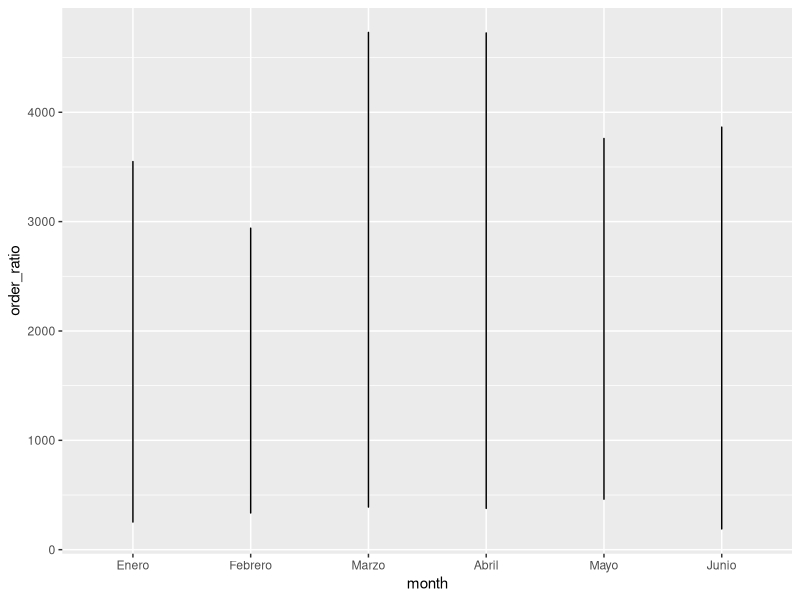
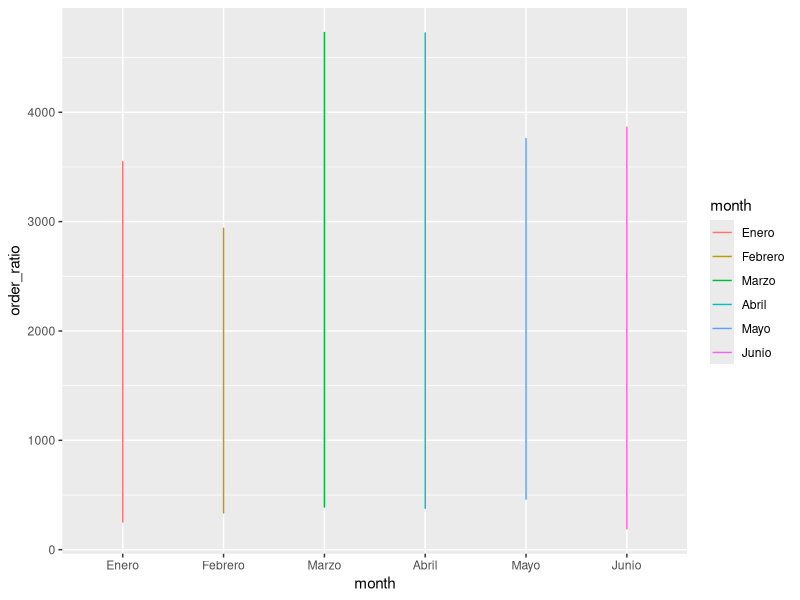
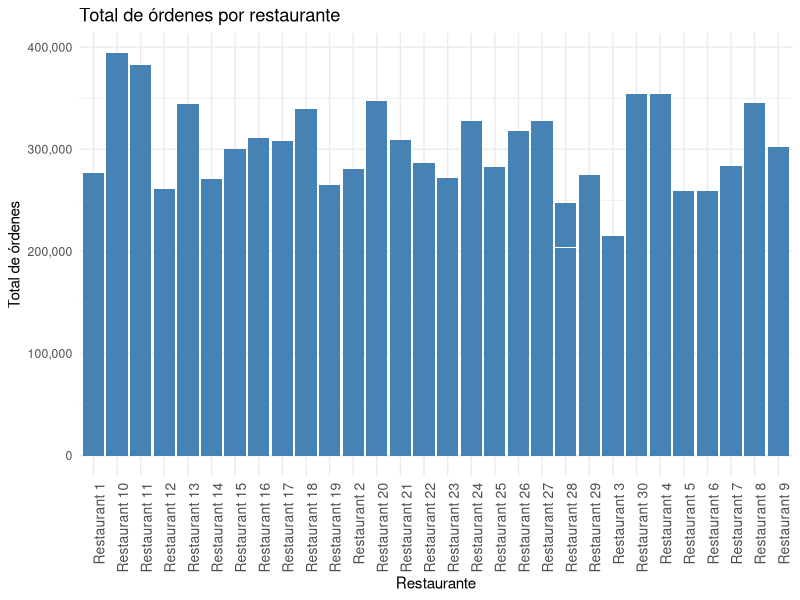
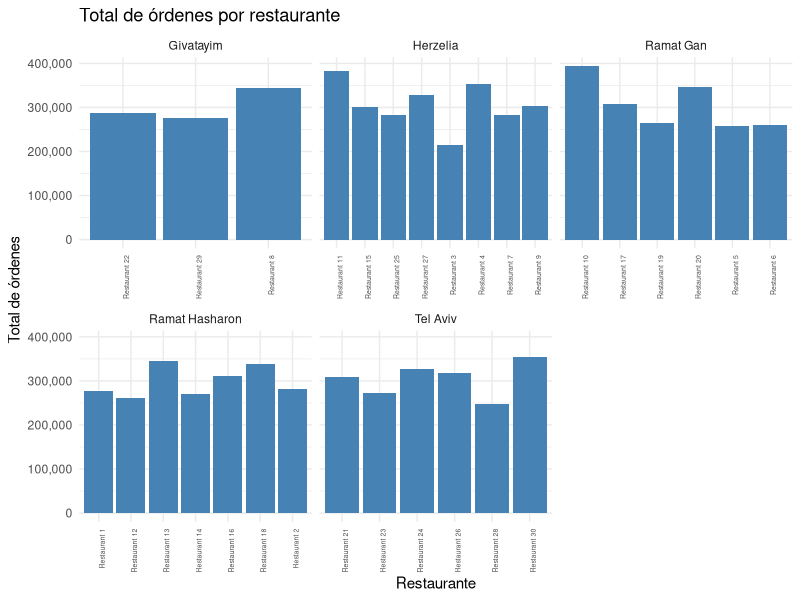
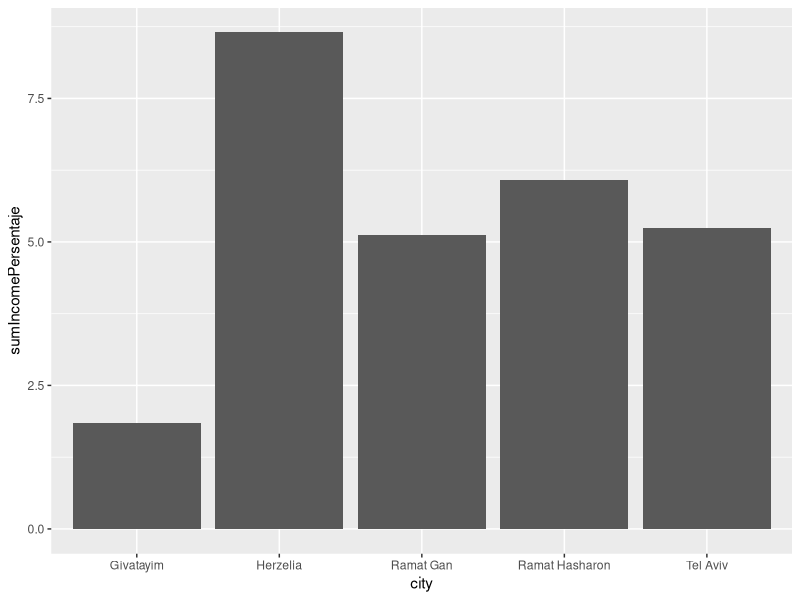
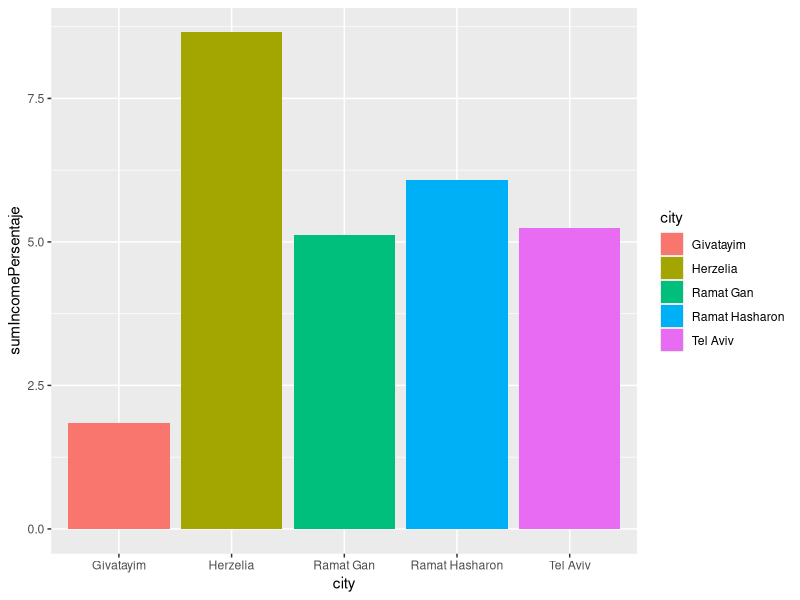
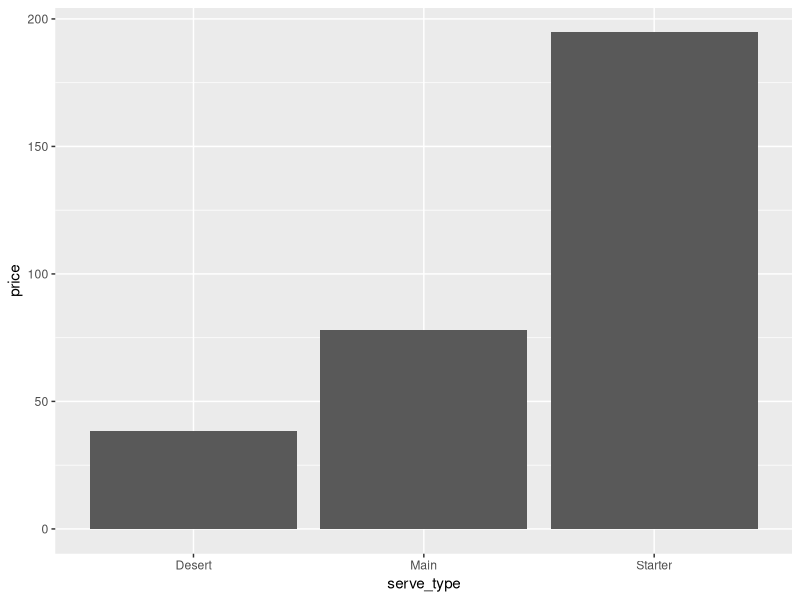
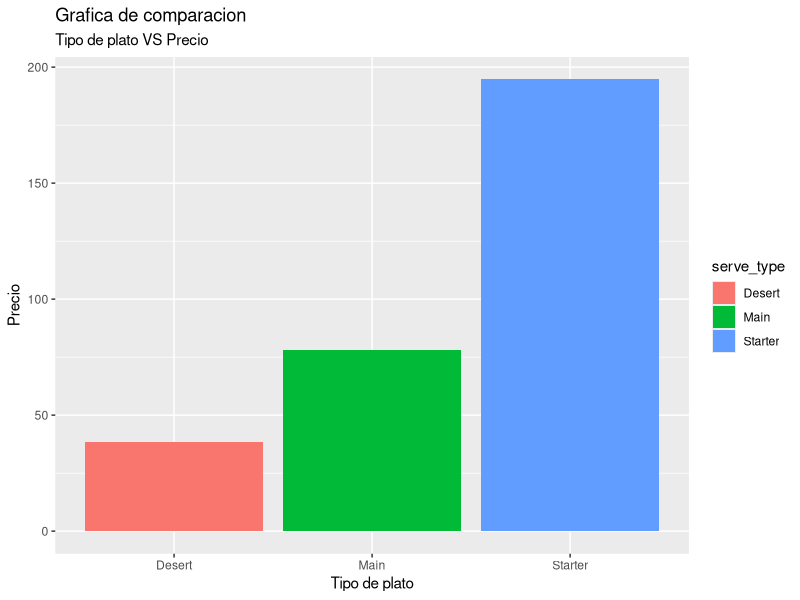

These figures' R source, in order:
## ---- chunk 1
# 1.1
library(tidyverse)
library(dplyr)
library(ggplot2)

# 1.2
cities <- read_csv("./Dataset/cities.csv")
meal_types <- read_csv("./Dataset/meal_types.csv")
meals <- read_csv("./Dataset/meals.csv")
members <- read_csv("./Dataset/members.csv")
monthly_member_totals <- read_csv("./Dataset/monthly_member_totals.csv")
order_details <- read_csv("./Dataset/order_details.csv")
orders <- read_csv("./Dataset/orders.csv")
restaurant_types <- read_csv("./Dataset/restaurant_types.csv")
restaurants <- read_csv("./Dataset/restaurants.csv")
serve_types <- read_csv("./Dataset/serve_types.csv")

#1.3
print(cities)
print(meal_types)
print(meals)
print(members)
print(monthly_member_totals)
print(order_details)
print(orders)
print(restaurant_types)
print(restaurants)
print(serve_types)


## ---- chunk 2

# 1.4

head(cities)
str(cities)

head(meal_types)
str(meal_types)

head(meals)
str(meals)

head(members)
str(members)

head(monthly_member_totals)
str(monthly_member_totals)

head(order_details)
str(order_details)

head(orders)
str(orders)

head(restaurant_types)
str(restaurant_types)

head(restaurants)
str(restaurants)

head(serve_types)
str(serve_types)
## ---- chunk 3
# 2.1
members$sex <- factor(members$sex)
levels(members$sex) <- c("Femenino", "Masculino")
print(members)

# 2.2
meals$hot_cold <- factor(meals$hot_cold, levels = c("Cold", "Hot"), ordered = TRUE)
print(meals$hot_cold[1] < meals$hot_cold[2])

# 2.3
monthly_member_totals$sex <- factor(monthly_member_totals$sex)
levels(monthly_member_totals$sex) <- c("Femenino", "Masculino")

monthly_member_totals$month <- factor(monthly_member_totals$month)
levels(monthly_member_totals$month) <- c("Enero", "Febrero", "Marzo", "Abril", "Mayo", "Junio")

monthly_member_totals <- monthly_member_totals %>%
        mutate(order_ratio = order_count * meals_count)

# 2.4
print(monthly_member_totals)
## ---- chunk 4
library(ggplot2)

# 3.1
ggplot(monthly_member_totals, aes(x = month, y = order_ratio)) + geom_line()

# 3.2
ggplot(monthly_member_totals, aes(x = month, y = order_ratio, color = month)) + geom_line()
## ---- chunk 5
options(tibble.print_max = Inf, tibble.print_min = Inf)  # Muestra todas las filas
# 3.3 USar Cities, members, orders, restaurants

# 3.4
data_merge <- orders %>%
  inner_join(members, by = c("member_id" = "id")) %>%
  inner_join(cities, by = c("city_id" = "id")) %>%
  inner_join(restaurants, by = c("restaurant_id" = "id"), suffix = c("_MEMBER", "_RESTAURANT"))  %>%
  inner_join(cities, by = c("city_id_RESTAURANT" = "id"), suffix = c("_MEMBER", "_RESTAURANT"))

# 3.5 
select_data <- data_merge %>%
  select(
    first_name, surname, sex, email, city_MEMBER,
    date, hour, total_order, restaurant_name, city_RESTAURANT
 )

# 3.6
sorted_data <- select_data %>%
  arrange(total_order)
# 3.7
print(sorted_data) #write_csv(sorted_data, "datos_ordenados.csv")
## ---- chunk 6
# 3.22
data_join_3_22 <- orders %>%
  inner_join(order_details, by = c("id" = "order_id"),suffix = c("", "_ORDER_DETAIL")) %>%
  inner_join(meals, by = c("meal_id" = "id"),suffix = c("_ORDERS", "_MEALS")) %>%
  inner_join(meal_types, by = c("meal_type_id" = "id")) %>%
  inner_join(serve_types, by = c("serve_type_id" = "id")) %>%
  inner_join(restaurants, by = c("restaurant_id_MEALS" = "id"),suffix = c("_ORDERS", "_MEALS")) %>%
  inner_join(restaurant_types, by = c("restaurant_type_id" = "id")) %>%
  inner_join(cities, by = c("city_id" = "id"))
#print(data_join_3_22) 
# 3.23
 

select_data_3_22 <- data_join_3_22 %>%
  select(
    restaurant_name , city, restaurant_type, income_persentage, serve_type,
    meal_type, meal_name, price, date, hour, total_order, id_ORDER_DETAIL
 ) 

# 3.24  3.25
grouped_data_3_22 <- select_data_3_22 %>%
  group_by(city, restaurant_name, meal_name) %>%
  summarise(totals = sum(total_order, na.rm = TRUE),
    .groups = "drop")

# 3.26
print(grouped_data_3_22)

# 3.27
ggplot(grouped_data_3_22, aes(x = restaurant_name, y = totals)) +
  geom_bar(stat = "identity", fill = "steelblue") +
  theme_minimal() +
  labs(title = "Total de órdenes por restaurante", x = "Restaurante", y = "Total de órdenes") +
  scale_y_continuous(labels = scales::comma) +  # Formato de números en el eje Y
  theme(
    axis.text.x = element_text(angle = 90, hjust = 1, size = 10), # nombres a 90 grados

  )
# 3.28 
ggplot(grouped_data_3_22, aes(x = restaurant_name, y = totals)) +
  geom_bar(stat = "identity", fill = "steelblue") +
  theme_minimal() +
  labs(title = "Total de órdenes por restaurante", x = "Restaurante", y = "Total de órdenes") +
  scale_y_continuous(labels = scales::comma) +  # Formato de números en el eje Y
  facet_wrap(~ city, scales = "free_x") +
  theme(
    axis.text.x = element_text(angle =90, hjust = 1, size = 5), # nombres a 90 grados

  )
## ---- chunk 7
# 3.9
meals_info <- meals %>%
        inner_join(serve_types, by = c("serve_type_id" = "id")) %>%
        inner_join(meal_types, by = c("meal_type_id" = "id")) %>%
        inner_join(restaurants, by = c("restaurant_id" = "id")) %>%
        inner_join(cities, by = c("city_id" = "id")) %>%
        inner_join(restaurant_types, by = c("restaurant_type_id" = "id"))

# 3.10
meals_info_selected <- meals_info %>%
        select(restaurant_name, city, restaurant_type, income_persentage, serve_type, meal_type, meal_name, price)

# 3.11
count_by_meal_type <- meals_info_selected %>%
        count(meal_type)

# 3.12
print(count_by_meal_type)
## ---- chunk 8
# 3.13
sum_income_persentaje <- meals_info_selected %>%
        group_by(city) %>%
        summarize(sumIncomePersentaje = sum(income_persentage))

# 3.14
print(sum_income_persentaje)

# 3.15
ggplot(sum_income_persentaje, aes(x = city, y = sumIncomePersentaje)) + geom_col()

# 3.16
ggplot(sum_income_persentaje, aes(x = city, y = sumIncomePersentaje, fill = city)) + geom_col()
## ---- chunk 9
# 3.17 y 3.18
meals_info_filtered <- meals_info_selected %>%
        filter(meal_type == "Vegan" | meal_type == "Chicken", restaurant_name == "Restaurant 2", price > 30)

# 3.19
ggplot(meals_info_filtered, aes(x = serve_type, y = price)) + geom_col()

# 3.20
ggplot(meals_info_filtered, aes(x = serve_type, y = price, fill = serve_type)) + geom_col() + labs(x = "Tipo de plato", y = "Precio", title = "Grafica de comparacion", subtitle = "Tipo de plato VS Precio")
